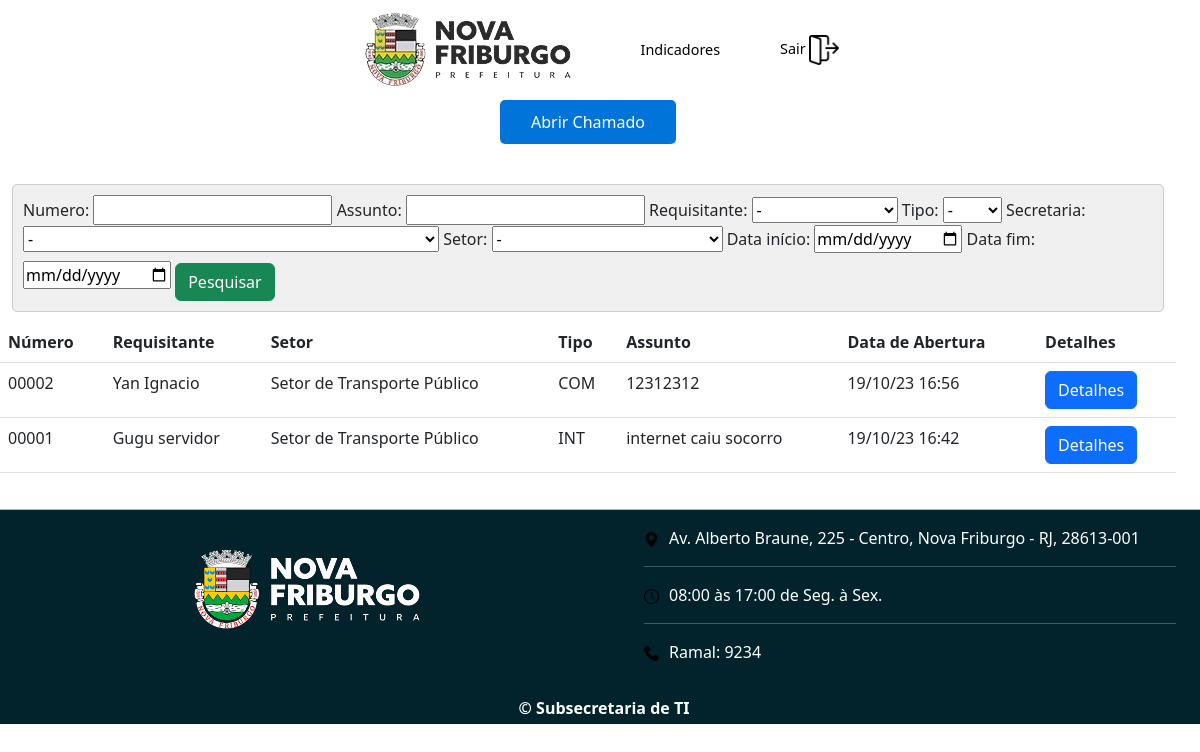
The app's page / (signed in), older data.
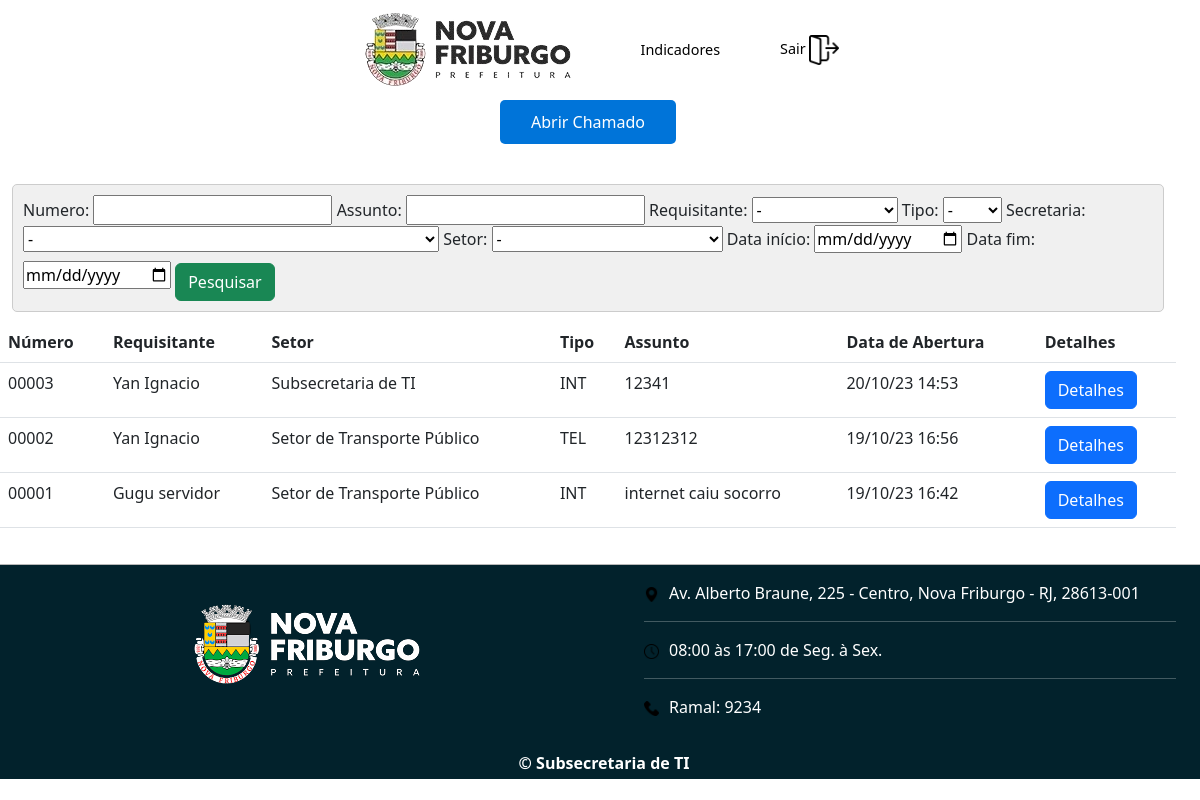
The same page, newer data.
### chamadosApp/models.py (models this page shows, shortened)
class Chamado(models.Model):
    prioridadeChoices = (
        ('0', 'Baixa'),
        ('1', 'Média'),
        ('2', 'Alta')
    )
    statusChoices = (
        ('0', 'Aberto'),
        ('1', 'Pendente'),
        ('2', 'Resolvido'),
        ('3', 'Finalizado')
    )
    secretaria = models.ForeignKey(Secretaria, verbose_name='Secretaria', on_delete=models.CASCADE, null=True)
    setor = models.ForeignKey(Setor, verbose_name='Setor', on_delete=models.CASCADE, null=True)
    requisitante = models.ForeignKey(Servidor, on_delete=models.CASCADE, related_name='requisitante')
    tipo = models.ForeignKey(Tipo, on_delete=models.CASCADE)
    assunto = models.CharField(max_length=150)
    prioridade = models.CharField(max_length=1, choices=prioridadeChoices, default='0')
    status = models.CharField(max_length=1, choices=statusChoices, default='0')
    descricao = models.TextField(default='')
    atendente = models.ForeignKey(Atendente, verbose_name='Atendente', on_delete=models.CASCADE, related_name='atendente', null=True, default=None)
    dataAbertura = models.DateTimeField(auto_now_add=True)
    dataFechamento = models.DateTimeField(null=True, blank=False)
    numero = models.CharField(max_length=10, default=0)

class Servidor(models.Model):
    user = models.ForeignKey(User, on_delete=models.CASCADE)
    nome = models.CharField(max_length=75)
    secretaria = models.ForeignKey(Secretaria, verbose_name='Secretaria', on_delete=models.CASCADE)
    setor = models.ForeignKey(Setor, verbose_name='Setor', on_delete=models.CASCADE)
    def __str__(self):
        return self.nome

class Setor(models.Model):
    secretaria = models.ForeignKey(Secretaria, verbose_name="Secretaria", on_delete=models.CASCADE)
    nome = models.CharField(max_length=100, default='')
    cep = models.CharField(max_length=8, default='')
    bairro = models.CharField(max_length=50, default='')
    logradouro = models.CharField(max_length=150, default='')
    def __str__(self):
        return self.nome

class Tipo(models.Model):
    nome = models.CharField(max_length=30, verbose_name='Nome do Serviço', blank=True)
    sigla = models.CharField(max_length=3, verbose_name="Sigla", blank=True)
    descricao = models.TextField(default='')

### chamadosApp/views.py (the view)
# urls.py: path('', views.mainPage, name='mainPage'),
@login_required
def mainPage(request):
    if request.method == 'POST':
        form = SearchForm(request.POST)
        if form.is_valid():
            chamados = filtraChamado(request, form)
    else:
        form = SearchForm()
        try:
            atendente = Atendente.objects.get(user=request.user)
        except:
            atendente = False
        if atendente:
            chamados = Chamado.objects.all()
        else:
            chamados = Chamado.objects.filter(requisitante=request.user)
    chamados = chamados.order_by('-numero')
    context = {
        'chamados': chamados,
        'form': form,
    }
    return render(request, 'mainPage.html', context)

### chamadosApp/forms.py
class SearchForm(Form):
    REQUISITANTE_CHOICES = [(None,'-')]+[(obj.id, obj.nome) for obj in Servidor.objects.all()]
    TIPO_CHOICES = [(None,'-')]+[(obj.id, obj.sigla) for obj in Tipo.objects.all()]
    SECRETARIA_CHOICES = [(None,'-')]+[(obj.id, obj.nome) for obj in Secretaria.objects.all()]
    SETOR_CHOICES = [(None,'-')]+[(obj.id, obj.nome) for obj in Setor.objects.all()]
    numero = forms.CharField(label='Numero', max_length=10, required=False)
    assunto = forms.CharField(label='Assunto', required=False)
    requisitante = forms.ChoiceField(label='Requisitante', choices=REQUISITANTE_CHOICES, required=False)
    tipo = forms.ChoiceField(label='Tipo', choices=TIPO_CHOICES, required=False)
    secretaria = forms.ChoiceField(label='Secretaria', choices=SECRETARIA_CHOICES, required=False)
    setor = forms.ChoiceField(label='Setor', choices=SETOR_CHOICES, required=False)
    dataInicio = forms.DateField(label='Data início', widget=forms.DateInput(attrs={'type': 'date'}), required=False)
    dataFim = forms.DateField(label='Data fim', widget=forms.DateInput(attrs={'type': 'date'}), required=False)

### chamadosApp/templates/mainPage.html (shortened to what this page needs)
{% extends "template.html" %}
{% block main %}
<a id="button-chamado" href= {% url 'abrirChamado' %}>Abrir Chamado</a>
<div>
    <form method=POST id="form-pesquisa-chamado">
        {{form}}
        <button class="btn btn-success">Pesquisar</button>
    </form>
</div>
<table class="table">
    <thead>
      <tr>
        <th>Número</th>
        <th>Requisitante</th>
        <th>Setor</th>
        <th>Tipo</th>
        <th>Assunto</th>
        <th>Data de Abertura</th>
        <th>Detalhes</th>
      </tr>
    </thead>
    <tbody>
        {% for chamado in chamados  %}
      <tr>
        <td>{{chamado.numero}}</td>
        <td>{{chamado.requisitante}}</td>
        <td>{{chamado.setor}}</td>
        <td>{{chamado.tipo.sigla}}</td>
        <td>{{chamado.assunto}}</td>
        <td>{{chamado.dataAbertura|date:"d/m/y H:i"}}</td>
        <td>
          <a href="{% url 'chamado' chamado.id %}">
            <button class="btn btn-primary">Detalhes</button>
          </a>
        </td>
      </tr>
      {% endfor %}
    </tbody>
  </table>
{% endblock %}

Row changes from the older to the newer data that the page shows:
added Chamado: numero "00003", requisitante "Yan Ignacio", setor "Subsecretaria de TI", tipo.sigla "INT", assunto "12341", dataAbertura "20/10/23 14:53"
changed Chamado: tipo.sigla "COM" → "TEL"
